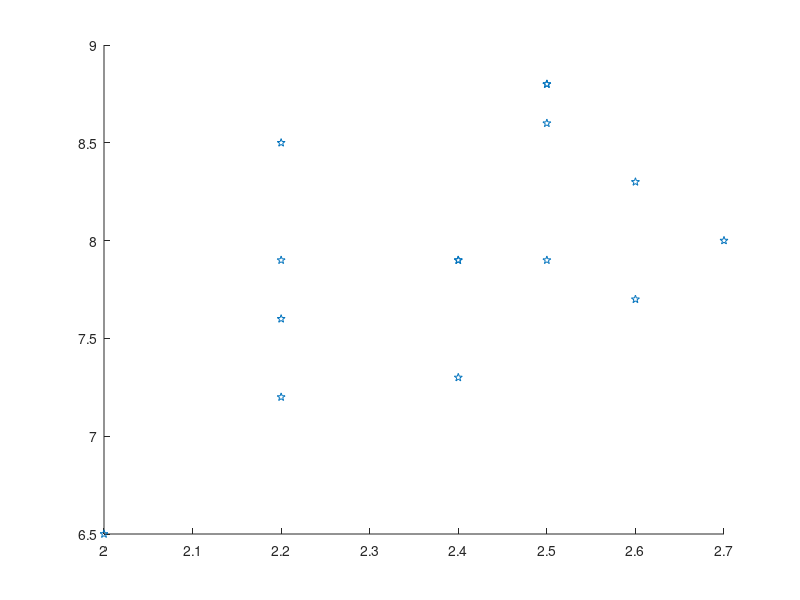

Recreate this plot in MATLAB. (Note: this script raises an error after producing the figure.)
% Plots the linear regression but doesn't add pretty cats due to MATLAB being very serious.

Y = [ 6.5 , 7.2 , 7.3 , 7.6 , 7.7 , 7.9 , 7.9 , 7.9 , 7.9 , 8.0 , 8.3, 8.5 , 8.6 , 8.8 , 8.8];

X = [2 , 2.2 , 2.4 , 2.2 , 2.6 , 2.2 , 2.4 , 2.4 , 2.5 , 2.7 , 2.6 , 2.2 , 2.5 , 2.5 , 2.5 ];

hold on
scatter(X, Y, 'p')


x = linspace(min(X), max(X),100);
regression = load("coeffs_regression.txt");
plot(x, regression(2)*x + regression(1), '--');
xlabel("Body weight (kg)");
ylabel("Mass of heart (g)");

legend('Observed data', 'Regression')

  
